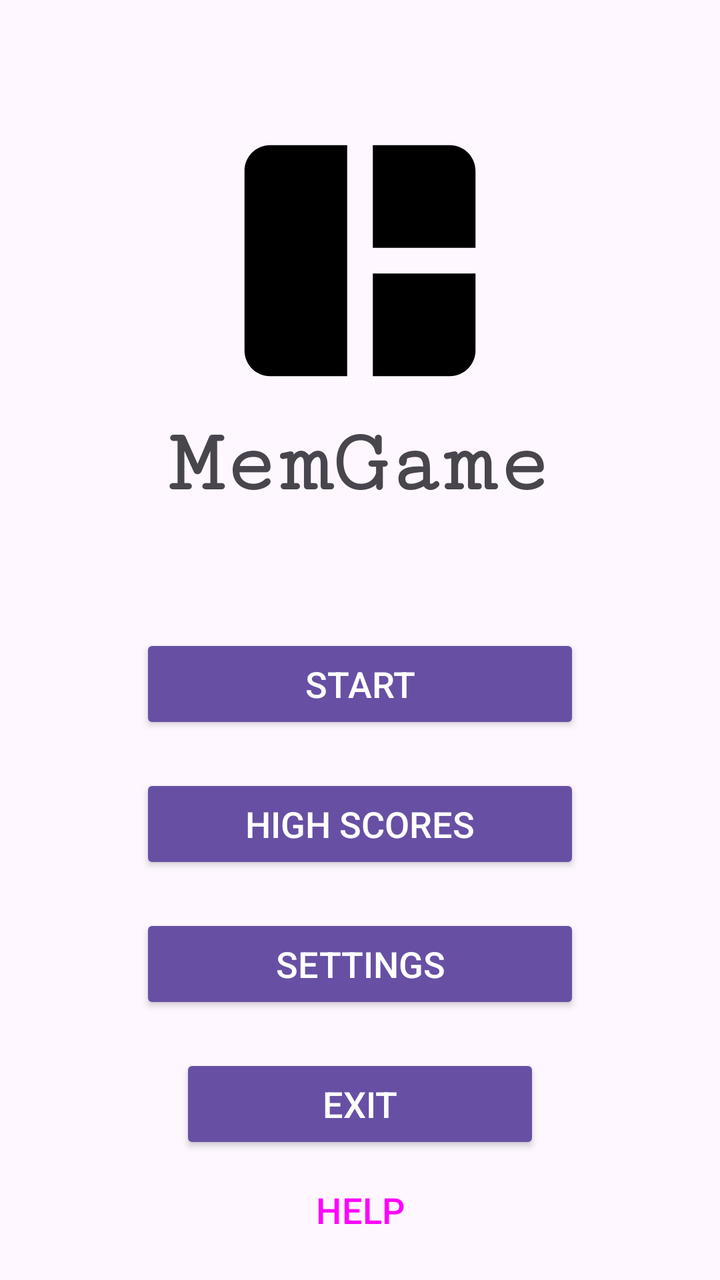
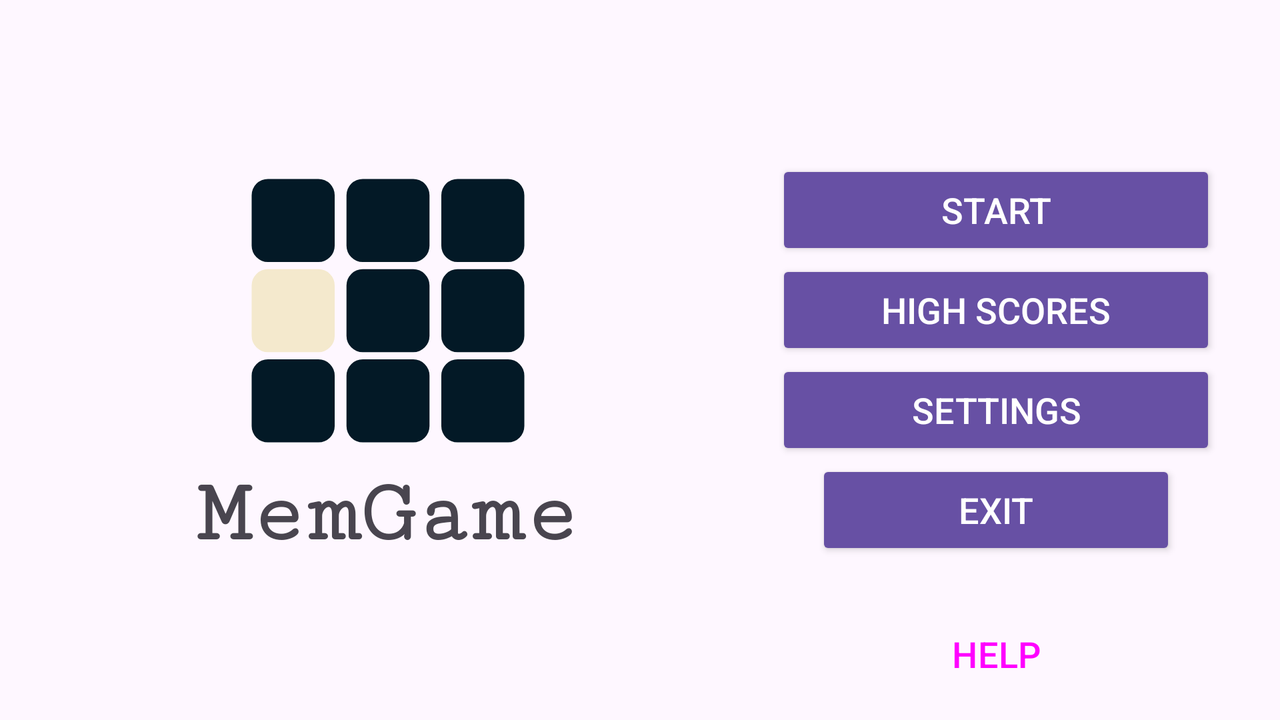

First picture: res/layout/ on a phone held upright. Second picture: the repository's own variant of that layout, on a device whose configuration matches the variant's folder. Source for both follows.
<!-- AndroidManifest.xml: application theme Theme.EduGame -->
<!-- res/layout/activity_main.xml -->
<?xml version="1.0" encoding="utf-8"?>
<androidx.constraintlayout.widget.ConstraintLayout xmlns:android="http://schemas.android.com/apk/res/android"
    xmlns:app="http://schemas.android.com/apk/res-auto"
    xmlns:tools="http://schemas.android.com/tools"
    android:layout_width="match_parent"
    android:layout_height="match_parent"
    android:background="?attr/colorSurfaceBright"
    tools:context=".MainActivity">


    <ImageView
        android:id="@+id/imageView"
        android:layout_width="160dp"
        android:layout_height="154dp"
        android:contentDescription="@string/logo_desc"
        app:layout_constraintBottom_toTopOf="@+id/textView"
        app:layout_constraintEnd_toEndOf="parent"
        app:layout_constraintHorizontal_bias="0.5"
        app:layout_constraintStart_toStartOf="parent"
        app:layout_constraintTop_toTopOf="parent"
        app:layout_constraintVertical_chainStyle="packed"
        app:srcCompat="@drawable/main_app_logo" />

    <TextView
        android:id="@+id/textView"
        android:layout_width="wrap_content"
        android:layout_height="wrap_content"
        android:layout_marginBottom="50dp"
        android:fontFamily="serif-monospace"
        android:text="@string/app_name"
        android:textColor="?attr/colorOnSurfaceVariant"
        android:textFontWeight="700"
        android:textSize="45sp"
        app:layout_constraintBottom_toTopOf="@+id/startButton"
        app:layout_constraintEnd_toEndOf="parent"
        app:layout_constraintHorizontal_bias="0.5"
        app:layout_constraintStart_toStartOf="parent"
        app:layout_constraintTop_toBottomOf="@+id/imageView" />

    <Button
        android:id="@+id/startButton"
        android:layout_width="@dimen/main_menu_wide_button_width"
        android:layout_height="@dimen/main_menu_button_height"
        android:layout_margin="@dimen/main_menu_margins"
        android:backgroundTint="?attr/colorPrimary"
        android:text="@string/start"
        android:textColor="?attr/colorOnPrimary"
        android:textSize="@dimen/main_menu_button_text_size"
        app:layout_constraintBottom_toTopOf="@+id/hsButton"
        app:layout_constraintEnd_toEndOf="parent"
        app:layout_constraintHorizontal_bias="0.5"
        app:layout_constraintStart_toStartOf="parent"
        app:layout_constraintTop_toBottomOf="@+id/textView" />

    <Button
        android:id="@+id/settingsButton"
        android:layout_width="@dimen/main_menu_wide_button_width"
        android:layout_height="@dimen/main_menu_button_height"
        android:layout_margin="@dimen/main_menu_margins"

        android:backgroundTint="?attr/colorPrimary"
        android:text="@string/settings"
        android:textColor="?attr/colorOnPrimary"
        android:textSize="@dimen/main_menu_button_text_size"
        app:layout_constraintBottom_toTopOf="@+id/exitButton"
        app:layout_constraintEnd_toEndOf="parent"
        app:layout_constraintHorizontal_bias="0.5"
        app:layout_constraintStart_toStartOf="parent"
        app:layout_constraintTop_toBottomOf="@+id/hsButton" />

    <Button
        android:id="@+id/exitButton"
        android:layout_width="@dimen/main_menu_button_width"
        android:layout_height="@dimen/main_menu_button_height"
        android:layout_margin="@dimen/main_menu_margins"

        android:backgroundTint="?attr/colorPrimary"
        android:text="@string/exit"
        android:textColor="?attr/colorOnPrimary"
        android:textSize="@dimen/main_menu_button_text_size"
        app:layout_constraintBottom_toBottomOf="parent"
        app:layout_constraintEnd_toEndOf="parent"
        app:layout_constraintHorizontal_bias="0.5"
        app:layout_constraintStart_toStartOf="parent"
        app:layout_constraintTop_toBottomOf="@+id/settingsButton" />

    <Button
        android:id="@+id/hsButton"
        android:layout_width="@dimen/main_menu_wide_button_width"
        android:layout_height="@dimen/main_menu_button_height"
        android:layout_margin="@dimen/main_menu_margins"
        android:backgroundTint="?attr/colorPrimary"

        android:text="@string/high_scores"
        android:textColor="?attr/colorOnPrimary"
        android:textSize="@dimen/main_menu_button_text_size"
        app:layout_constraintBottom_toTopOf="@+id/settingsButton"
        app:layout_constraintEnd_toEndOf="parent"
        app:layout_constraintHorizontal_bias="0.5"
        app:layout_constraintStart_toStartOf="parent"
        app:layout_constraintTop_toBottomOf="@+id/startButton" />

    <Button
        android:id="@+id/helpButton"
        style="@style/Widget.Material3.Button.TextButton"
        android:layout_width="@dimen/main_menu_button_width"
        android:layout_height="@dimen/main_menu_button_height"
        android:layout_margin="@dimen/main_menu_margins"
        android:layout_marginBottom="8dp"

        android:text="@string/help"
        android:textSize="@dimen/main_menu_button_text_size"
        app:layout_constraintBottom_toBottomOf="parent"
        app:layout_constraintEnd_toEndOf="parent"
        app:layout_constraintHorizontal_bias="0.5"
        app:layout_constraintStart_toStartOf="parent" />


</androidx.constraintlayout.widget.ConstraintLayout>
<!-- resources referenced by this layout -->
<resources>
  <dimen name="main_menu_button_height">50dp</dimen>
  <dimen name="main_menu_button_text_size">18sp</dimen>
  <dimen name="main_menu_button_width">180dp</dimen>
  <dimen name="main_menu_margins">10dp</dimen>
  <dimen name="main_menu_wide_button_width">220dp</dimen>
  <!-- drawable main_app_logo (drawable) -->
  <vector android:height="240dp" android:tint="#000000"
      android:viewportHeight="24" android:viewportWidth="24"
      android:width="240dp" xmlns:android="http://schemas.android.com/apk/res/android">
      <path android:fillColor="?attr/colorOnPrimary" android:pathData="M3,5v14c0,1.1 0.89,2 2,2h6L11,3L5,3c-1.11,0 -2,0.9 -2,2zM19,3h-6v8h8L21,5c0,-1.1 -0.9,-2 -2,-2zM13,21h6c1.1,0 2,-0.9 2,-2v-6h-8v8z"/>
  </vector>
  <string name="app_name">MemGame</string>
  <string name="exit">EXIT</string>
  <string name="help">HELP</string>
  <string name="high_scores">HIGH SCORES</string>
  <string name="logo_desc">Logo of the app, which looks like three boxes</string>
  <string name="settings">SETTINGS</string>
  <string name="start">START</string>
  <style name="Theme.EduGame" parent="Base.Theme.EduGame" />
  <style name="Base.Theme.EduGame" parent="Theme.Material3.DayNight.NoActionBar">
          
          
      </style>
</resources>
<!-- res/layout-land/activity_main.xml (the author's variant of the layout above) -->
<!-- drawn on the phone turned sideways -->
<?xml version="1.0" encoding="utf-8"?>
<androidx.constraintlayout.widget.ConstraintLayout xmlns:android="http://schemas.android.com/apk/res/android"
    xmlns:app="http://schemas.android.com/apk/res-auto"
    xmlns:tools="http://schemas.android.com/tools"
    android:layout_width="match_parent"
    android:layout_height="match_parent"
    android:background="?attr/colorSurface"
    tools:context=".MainActivity">


    <ImageView
        android:id="@+id/imageView"
        android:layout_width="160dp"
        android:layout_height="154dp"
        android:contentDescription="@string/logo_desc"
        app:layout_constraintBottom_toTopOf="@+id/textView"
        app:layout_constraintEnd_toStartOf="@+id/startButton"
        app:layout_constraintStart_toStartOf="parent"
        app:layout_constraintTop_toTopOf="parent"
        app:layout_constraintVertical_chainStyle="packed"
        app:srcCompat="@drawable/in_app_logo" />

    <TextView
        android:id="@+id/textView"
        android:layout_width="wrap_content"
        android:layout_height="wrap_content"
        android:fontFamily="serif-monospace"
        android:text="@string/app_name"
        android:textColor="?attr/colorOnSurfaceVariant"
        android:textFontWeight="700"
        android:textSize="45sp"
        app:layout_constraintBottom_toBottomOf="parent"
        app:layout_constraintEnd_toEndOf="@+id/imageView"
        app:layout_constraintStart_toStartOf="@+id/imageView"
        app:layout_constraintTop_toBottomOf="@+id/imageView" />

    <Button
        android:id="@+id/startButton"
        android:layout_width="@dimen/main_menu_wide_button_width"
        android:layout_height="@dimen/main_menu_button_height"
        android:layout_marginEnd="32dp"
        android:backgroundTint="?attr/colorPrimary"
        android:text="@string/start"
        android:textColor="?attr/colorOnPrimary"
        android:textSize="@dimen/main_menu_button_text_size"
        app:layout_constraintBottom_toTopOf="@+id/hsButton"
        app:layout_constraintEnd_toEndOf="parent"
        app:layout_constraintTop_toTopOf="parent"
        app:layout_constraintVertical_chainStyle="packed" />

    <Button
        android:id="@+id/exitButton"
        android:layout_width="@dimen/main_menu_button_width"
        android:layout_height="@dimen/main_menu_button_height"

        android:backgroundTint="?attr/colorPrimary"
        android:text="@string/exit"
        android:textColor="?attr/colorOnPrimary"
        android:textSize="@dimen/main_menu_button_text_size"
        app:layout_constraintBottom_toBottomOf="parent"
        app:layout_constraintEnd_toEndOf="@+id/settingsButton"
        app:layout_constraintStart_toStartOf="@+id/settingsButton"
        app:layout_constraintTop_toBottomOf="@+id/settingsButton" />

    <Button
        android:id="@+id/hsButton"
        android:layout_width="@dimen/main_menu_wide_button_width"
        android:layout_height="@dimen/main_menu_button_height"
        android:backgroundTint="?attr/colorPrimary"

        android:text="@string/high_scores"
        android:textColor="?attr/colorOnPrimary"
        android:textSize="@dimen/main_menu_button_text_size"
        app:layout_constraintBottom_toTopOf="@+id/settingsButton"
        app:layout_constraintStart_toStartOf="@+id/startButton"
        app:layout_constraintTop_toBottomOf="@+id/startButton" />

    <Button
        android:id="@+id/helpButton"
        style="@style/Widget.Material3.Button.TextButton"
        android:layout_width="@dimen/main_menu_button_width"
        android:layout_height="@dimen/main_menu_button_height"

        android:layout_marginBottom="8dp"
        android:text="@string/help"
        android:textSize="@dimen/main_menu_button_text_size"
        app:layout_constraintBottom_toBottomOf="parent"
        app:layout_constraintEnd_toEndOf="@+id/exitButton"
        app:layout_constraintStart_toStartOf="@+id/exitButton" />

    <Button
        android:id="@+id/settingsButton"
        android:layout_width="@dimen/main_menu_wide_button_width"
        android:layout_height="@dimen/main_menu_button_height"

        android:backgroundTint="?attr/colorPrimary"
        android:text="@string/settings"
        android:textColor="?attr/colorOnPrimary"
        android:textSize="@dimen/main_menu_button_text_size"
        app:layout_constraintBottom_toTopOf="@+id/exitButton"
        app:layout_constraintStart_toStartOf="@+id/hsButton"
        app:layout_constraintTop_toBottomOf="@+id/hsButton" />


</androidx.constraintlayout.widget.ConstraintLayout>
<!-- resources referenced by the variant -->
<!-- as the phone turned sideways resolves them -->
<resources>
  <dimen name="main_menu_button_height">50dp</dimen>
  <dimen name="main_menu_button_text_size">18sp</dimen>
  <dimen name="main_menu_button_width">180dp</dimen>
  <dimen name="main_menu_wide_button_width">220dp</dimen>
  <!-- drawable in_app_logo (drawable-night) -->
  <vector xmlns:android="http://schemas.android.com/apk/res/android"
      android:width="15dp"
      android:height="15dp"
      android:viewportWidth="56.693"
      android:viewportHeight="56.693">
    <path
        android:pathData="m6.251,4.106h9.284a3,3 45,0 1,3 3v9.284a3,3 135,0 1,-3 3H6.251a3,3 45,0 1,-3 -3l0,-9.284a3,3 135,0 1,3 -3z"
        android:fillColor="#f4e9cd"/>
    <path
        android:pathData="m6.251,20.705h9.284a3,3 45,0 1,3 3v9.284a3,3 135,0 1,-3 3H6.251a3,3 45,0 1,-3 -3l0,-9.284a3,3 135,0 1,3 -3z"
        android:fillColor="#77aca2"/>
    <path
        android:pathData="m23.705,4.106h9.284a3,3 45,0 1,3 3v9.284a3,3 135,0 1,-3 3L23.705,19.39a3,3 45,0 1,-3 -3l0,-9.284a3,3 135,0 1,3 -3z"
        android:fillColor="#f4e9cd"/>
    <path
        android:pathData="m41.159,4.106h9.284a3,3 45,0 1,3 3v9.284a3,3 135,0 1,-3 3L41.159,19.39a3,3 45,0 1,-3 -3l0,-9.284a3,3 135,0 1,3 -3z"
        android:fillColor="#f4e9cd"/>
    <path
        android:pathData="m23.705,20.705h9.284a3,3 45,0 1,3 3v9.284a3,3 135,0 1,-3 3L23.705,35.989a3,3 45,0 1,-3 -3l0,-9.284a3,3 135,0 1,3 -3z"
        android:fillColor="#f4e9cd"/>
    <path
        android:pathData="m41.159,20.705h9.284a3,3 45,0 1,3 3v9.284a3,3 135,0 1,-3 3L41.159,35.989a3,3 45,0 1,-3 -3l0,-9.284a3,3 135,0 1,3 -3z"
        android:fillColor="#f4e9cd"/>
    <path
        android:pathData="m23.705,37.304h9.284a3,3 45,0 1,3 3v9.284a3,3 135,0 1,-3 3L23.705,52.588a3,3 45,0 1,-3 -3l0,-9.284a3,3 135,0 1,3 -3z"
        android:fillColor="#f4e9cd"/>
    <path
        android:pathData="m41.159,37.304h9.284a3,3 45,0 1,3 3v9.284a3,3 135,0 1,-3 3L41.159,52.588a3,3 45,0 1,-3 -3l0,-9.284a3,3 135,0 1,3 -3z"
        android:fillColor="#f4e9cd"/>
    <path
        android:pathData="m6.251,37.304h9.284a3,3 45,0 1,3 3v9.284a3,3 135,0 1,-3 3L6.251,52.588a3,3 45,0 1,-3 -3l0,-9.284a3,3 135,0 1,3 -3z"
        android:fillColor="#f4e9cd"/>
  </vector>
  <string name="app_name">MemGame</string>
  <string name="exit">EXIT</string>
  <string name="help">HELP</string>
  <string name="high_scores">HIGH SCORES</string>
  <string name="logo_desc">Logo of the app, which looks like three boxes</string>
  <string name="settings">SETTINGS</string>
  <string name="start">START</string>
  <style name="Theme.EduGame" parent="Base.Theme.EduGame" />
  <style name="Base.Theme.EduGame" parent="Theme.Material3.DayNight.NoActionBar">
          
          
      </style>
</resources>
